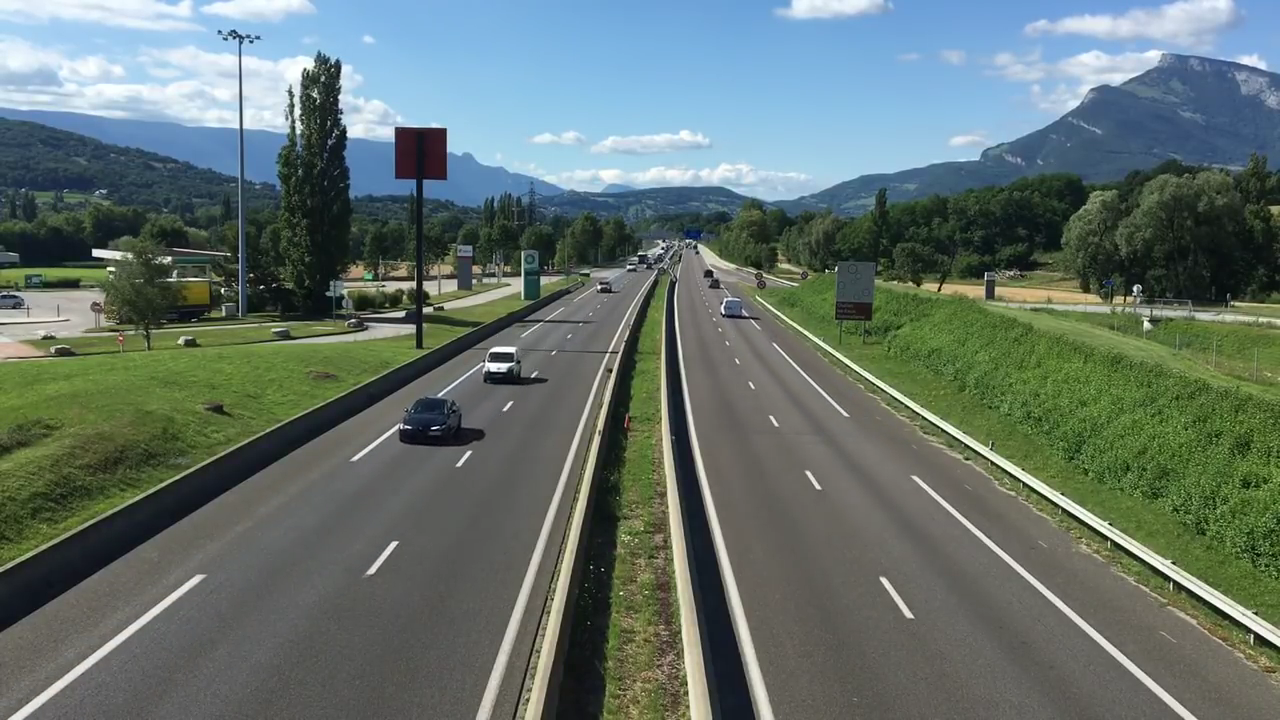
#> input picture road.png, 1280 x 720 px, found by its file name
$ jupyter execute --allow-errors location_test.ipynb
#> lines starting #> are read from the running program, lines starting #| are printed output that depends on the picture
[cell 1]
from google.colab import drive
#> (the rest of this cell did not finish here and is left out)

[cell 2]
import cv2
from google.colab.patches import cv2_imshow

img = cv2.imread("/content/gdrive/MyDrive/Vehicle_Counting/road.png")
#> img is the input picture: shape (720, 1280, 3); mean B, G, R 109.1, 114.6, 99.8

cv2.putText(img, 'IN 50', (150, 200), cv2.FONT_HERSHEY_SIMPLEX, 3, (0, 255, 255), 5)
cv2.putText(img, 'OUT 50', (800, 200), cv2.FONT_HERSHEY_SIMPLEX, 3, (0, 255, 255), 5)
cv2.putText(img, 'TOTAL 120', (400, 100), cv2.FONT_HERSHEY_SIMPLEX, 3, (0, 255, 255), 5)

cv2.line(img, (380, 400), (880, 400), (0, 255, 0), thickness=10)
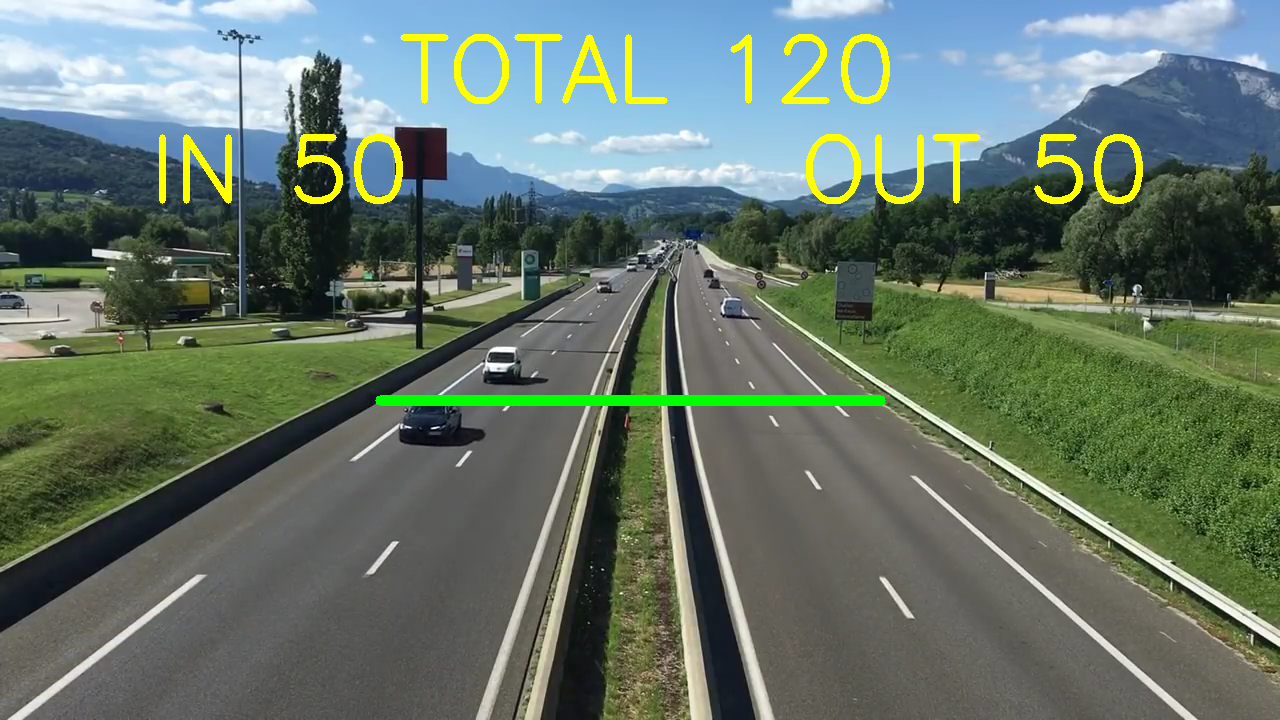
#> img: shape (720, 1280, 3); mean B, G, R 105.4, 117.6, 102

cv2_imshow(img)
